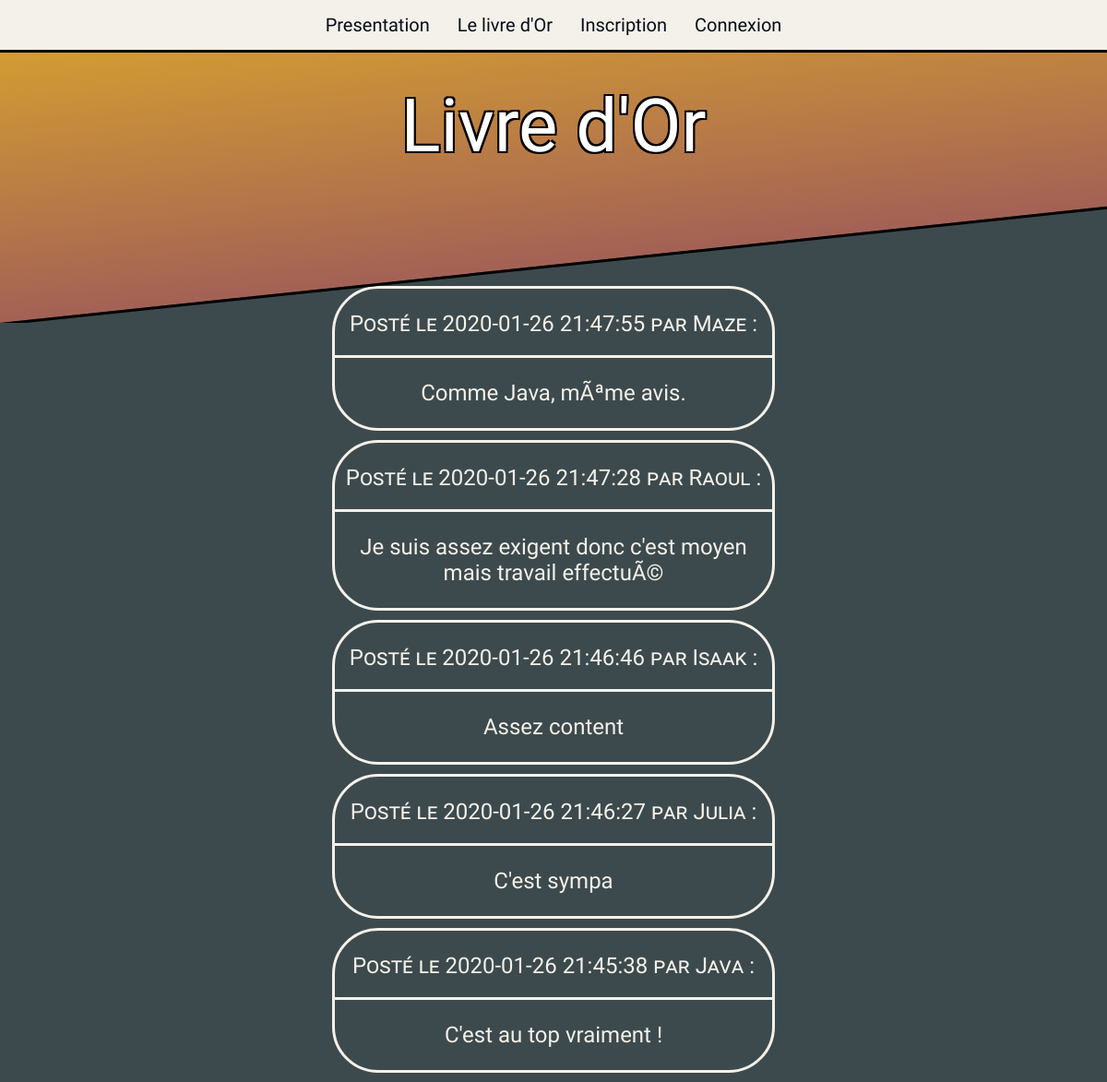
Screenshot of /livre-or.php with the database file from the repository.
### tables this page shows
CREATE TABLE IF NOT EXISTS `commentaires` (
  `id` int(11) NOT NULL AUTO_INCREMENT,
  `commentaire` text NOT NULL,
  `id_utilisateur` int(11) NOT NULL,
  `date` datetime NOT NULL,
  PRIMARY KEY (`id`)
);

CREATE TABLE IF NOT EXISTS `utilisateurs` (
  `id` int(11) NOT NULL AUTO_INCREMENT,
  `login` varchar(255) NOT NULL,
  `password` varchar(255) NOT NULL,
  PRIMARY KEY (`id`)
);

### livre-or.php (the view, shortened to what this page needs)
<?php
    $link= mysqli_connect("127.0.0.1", "root", "", "livreor");
    $query= mysqli_query($link, "SELECT commentaire, date, login FROM `commentaires`INNER JOIN `utilisateurs` on commentaires.id_utilisateur = utilisateurs.id order by date desc");
    $resultat= mysqli_fetch_all($query, MYSQLI_ASSOC);
?>
<!DOCTYPE html>
<html>
<head>
    <link rel="stylesheet" type="text/css" href="livreor.css">
</head>
<body class=" bodyindex " >
    <?php include('header.php'); ?>
    <section class="sectioncomm">
        <?php foreach($resultat as $commentaires): ?>
        <div class="divcomm">
            <p class="borderinterne">Posté le <?=$commentaires['date']?> par <?=$commentaires['login']?> :</p>
            <p><?=$commentaires['commentaire']?></p>
        </div>
        <?php endforeach; ?>
    </section>
</body>
</html>

### header.php
<header>
    <nav>
        <ul>
            <li><a href="index.php">Presentation</a></li>
            <li><a href="livre-or.php">Le livre d'Or</a></li>
            <?php
                if(!isset($_SESSION['login']))
                {
            ?>
            <li><a href="inscription.php">Inscription</a></li>
            <li><a href="connexion.php">Connexion</a></li>
            <?php
                }
                else
                {
            ?>
            <li><a href="commentaire.php">Ajouter un commentaire</a></li>
            <li><a href="profil.php">Modifier le profil</a></li>
            <li><a href="index.php?deco=true">Deconnexion</a></li>
            <?php
                }
            ?>
        </ul>
    </nav>
    <div class="header">
        <div class="header__bg"></div>
        <h1>Livre d'Or</h1>
    </div>
</header>

### livreor.css (style rules this page uses)
nav { display: flex; flex-direction: row; justify-content: center; background-color: #F3F1E9; border-bottom: solid; position: static; position: fixed; z-index: 1; left: 0; right: 0; }
ul { display: flex; flex-direction: row; margin: 0; padding: 0; }
li { list-style: none; padding: 15px; }
li a { color: #060D1B; text-decoration: none; font-size: 20px; }
.header { position: relative; height: 300px; overflow: hidden; top: 50px; }
.header__bg { position: absolute; top: 0; bottom: 0; right: 0; left: 0; width: 100%; height: 100%; background-image: linear-gradient(#D49D32, #A36156); transform: skewY(-6deg); transform-origin: top left; border-bottom: solid; }
h1 { margin: 0; padding: 40px 0; font: 80px 'Courgette'; text-align: center; text-shadow: #000000 2px 2px, #000000 -2px 2px, #000000 -2px -2px, #000000 2px -2px; }
header h1 { position: relative; color: white; }
.bodyindex { background-color: #3D4A4D; margin: 0; padding: 0; font-family: 'Archivo Narrow', sans-serif; }
.sectioncomm { margin-left: 30%; margin-right: 30%; font-size: 150%; text-align: center; color: #F3F1E9; }
.divcomm { border: solid; border-radius: 50px; margin-bottom: 10px; margin-top: 10px; }
.borderinterne { border-bottom: solid; padding-bottom: 20px; font-variant: small-caps; }

### rows the page displays
commentaires: date "2020-01-26 21:47:55", id_utilisateur.login "Maze", commentaire "Comme Java, mÃªme avis."
commentaires: date "2020-01-26 21:47:28", id_utilisateur.login "Raoul", commentaire "Je suis assez exigent donc c'est moyen mais travail effectuÃ©"
commentaires: date "2020-01-26 21:46:46", id_utilisateur.login "Isaak", commentaire "Assez content"
commentaires: date "2020-01-26 21:46:27", id_utilisateur.login "Julia", commentaire "C'est sympa"
commentaires: date "2020-01-26 21:45:38", id_utilisateur.login "Java", commentaire "C'est au top vraiment !"
